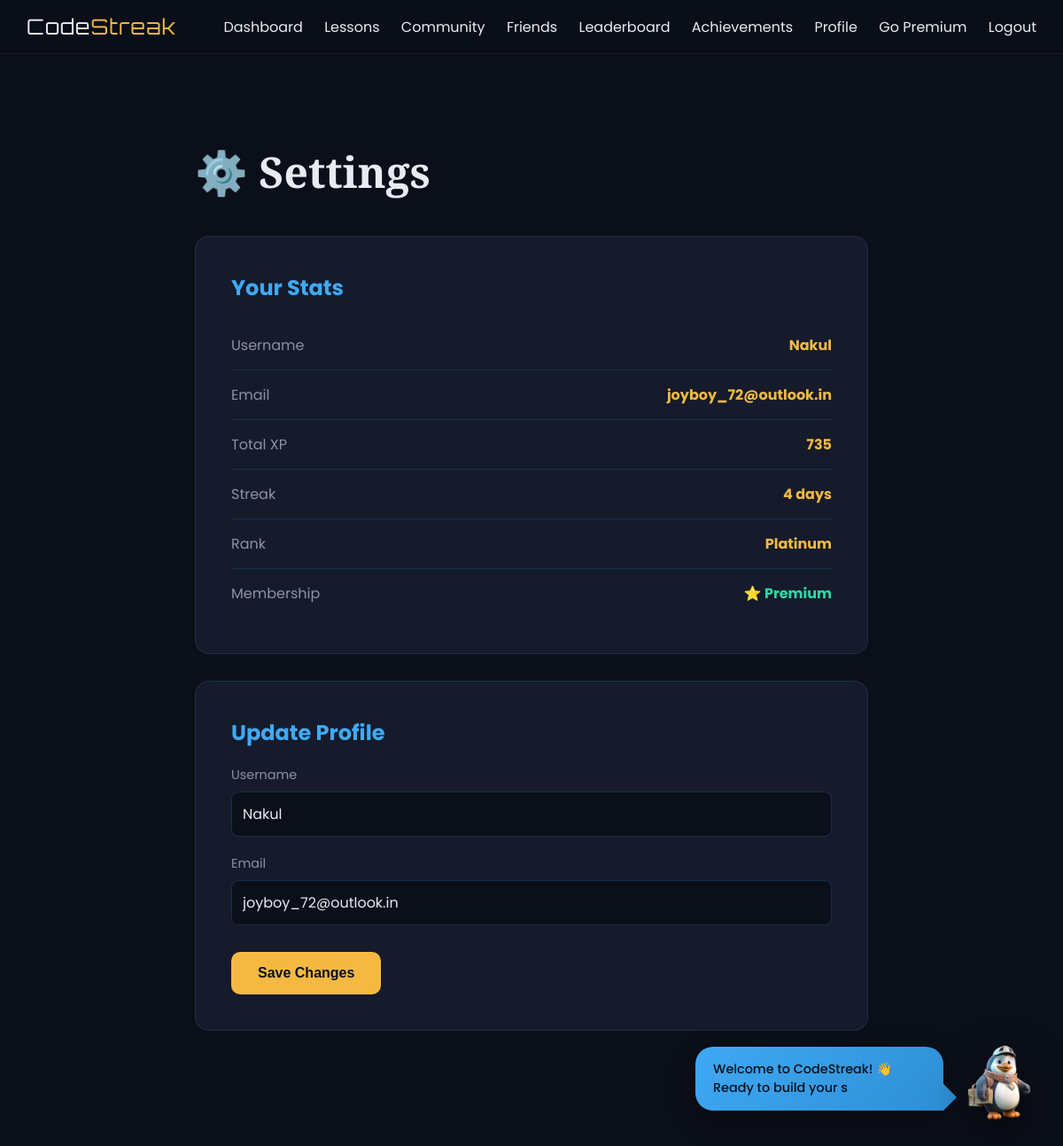
The app's page /settings (signed in) with its own data.
### tables this page shows
CREATE TABLE users (
    id INTEGER PRIMARY KEY AUTOINCREMENT,
    username TEXT UNIQUE NOT NULL,
    email TEXT UNIQUE NOT NULL,
    password_hash TEXT NOT NULL,
    security_question TEXT,
    security_answer TEXT,
    streak INTEGER DEFAULT 0,
    streak_charge INTEGER DEFAULT 1,
    total_points INTEGER DEFAULT 0,
    weekly_points INTEGER DEFAULT 0,
    rank TEXT DEFAULT 'Bronze',
    premium INTEGER DEFAULT 0,
    achievements TEXT DEFAULT '[]',
    profile_picture TEXT,
    bio TEXT DEFAULT '',
    learning_goal TEXT DEFAULT 'Learning Python',
    avatar_emoji TEXT DEFAULT '🐉',
    created_at TIMESTAMP DEFAULT CURRENT_TIMESTAMP
);

### app.py (the view)
@app.route('/settings', methods=['GET', 'POST'])
def settings():
    if 'user_id' not in session:
        return redirect(url_for('login'))
    conn = get_db()
    cur = conn.cursor()
    cur.execute("SELECT * FROM users WHERE id = ?", (session['user_id'],))
    user = cur.fetchone()
    cur.close()
    conn.close()
    return render_template('settings.html', user=user)

### app.py (called while the page is built)
def get_db():
    conn = sqlite3.connect(DATABASE, detect_types=sqlite3.PARSE_DECLTYPES)
    conn.row_factory = sqlite3.Row
    return conn

### templates/settings.html (shortened to what this page needs)
{% extends 'base.html' %}
{% block content %}
<div class="page-container">
    <h1 class="page-title">⚙️ Settings</h1>
    <div class="settings-card">
        <h2>Your Stats</h2>
        <div class="stat-row"><span class="stat-label">Username</span><span class="stat-value">{{ user['username'] }}</span></div>
        <div class="stat-row"><span class="stat-label">Email</span><span class="stat-value">{{ user['email'] }}</span></div>
        <div class="stat-row"><span class="stat-label">Total XP</span><span class="stat-value">{{ user['total_points'] }}</span></div>
        <div class="stat-row"><span class="stat-label">Streak</span><span class="stat-value">{{ user['streak'] }} days</span></div>
        <div class="stat-row"><span class="stat-label">Rank</span><span class="stat-value">{{ user['rank'] }}</span></div>
        {% if user['premium'] %}
        <div class="stat-row"><span class="stat-label">Membership</span><span class="stat-value" style="color: var(--emerald);">⭐ Premium</span></div>
        {% else %}
        <div class="stat-row"><span class="stat-label">Membership</span><span class="stat-value">Free</span></div>
        {% endif %}
    </div>
    <div class="settings-card">
        <h2>Update Profile</h2>
        <form method="POST" action="{{ url_for('update_profile') }}">
            <div class="form-group">
                <label for="username">Username</label>
                <input type="text" id="username" name="username" value="{{ user['username'] }}" required>
            </div>
            <div class="form-group">
                <label for="email">Email</label>
                <input type="email" id="email" name="email" value="{{ user['email'] }}" required>
            </div>
            <button type="submit" class="save-btn">Save Changes</button>
        </form>
    </div>
</div>
{% endblock %}

### templates/base.html (style rules this page uses)
:root { --near-black: #0B0F19; --azure-blue: #3FA9F5; --amber-gold: #F5B942; --emerald: #2ED9A5; --off-white: #E8EBF2; --surface: #151B2B; --surface-2: #1E2538; --champion-blue: #0B0F19; --lavender-tonic: #3FA9F5; --exotic-orange: #F5B942; --dirty-white: #E8EBF2; --ink: #0B0F19; --paper: #E8EBF2; --yellow: #F5B942; --red: #3FA9F5; --beige: #3FA9F5; --dark: #0B0F19; font-family: 'Poppins', sans-serif; color: var(--off-white); background: var(--near-black); }
* { box-sizing: border-box; margin: 0; padding: 0; }
html { min-height: 100%; background: var(--near-black); scroll-behavior: smooth; }
body { margin: 0; min-height: 100%; background: var(--near-black); overflow-x: hidden; font-family: 'Poppins', sans-serif; color: var(--off-white); }

### templates/settings.html (style rules this page uses)
.page-container { max-width: 800px; margin: 80px auto; padding: 20px; }
.page-title { font-family: 'Playfair Display', serif; font-size: 3rem; color: var(--off-white); margin-bottom: 40px; }
.settings-card { background: #151B2B; border: 1px solid rgba(63, 169, 245, 0.15); border-radius: 16px; padding: 40px; margin-bottom: 30px; }
.settings-card h2 { color: var(--azure-blue); margin-bottom: 20px; font-size: 1.5rem; }
.form-group { margin-bottom: 20px; }
.form-group label { display: block; color: #8B92A8; margin-bottom: 8px; font-size: 0.9rem; }
.form-group input { width: 100%; padding: 12px; border-radius: 8px; border: 1px solid rgba(63, 169, 245, 0.2); background: #0B0F19; color: var(--off-white); font-family: 'Poppins', sans-serif; font-size: 1rem; transition: 0.3s; }
.save-btn { background: var(--amber-gold); color: var(--near-black); padding: 15px 30px; border: none; border-radius: 10px; font-weight: 700; font-size: 1rem; cursor: pointer; transition: 0.3s; margin-top: 10px; }
.stat-row { display: flex; justify-content: space-between; padding: 15px 0; border-bottom: 1px solid rgba(63, 169, 245, 0.15); color: var(--off-white); }
.stat-row:last-child { border-bottom: none; }
.stat-label { color: #8B92A8; }
.stat-value { color: var(--amber-gold); font-weight: 700; }

### records on screen
users: username "Nakul", email "joyboy_72@outlook.in", total_points "735", streak "4", rank "Platinum"
